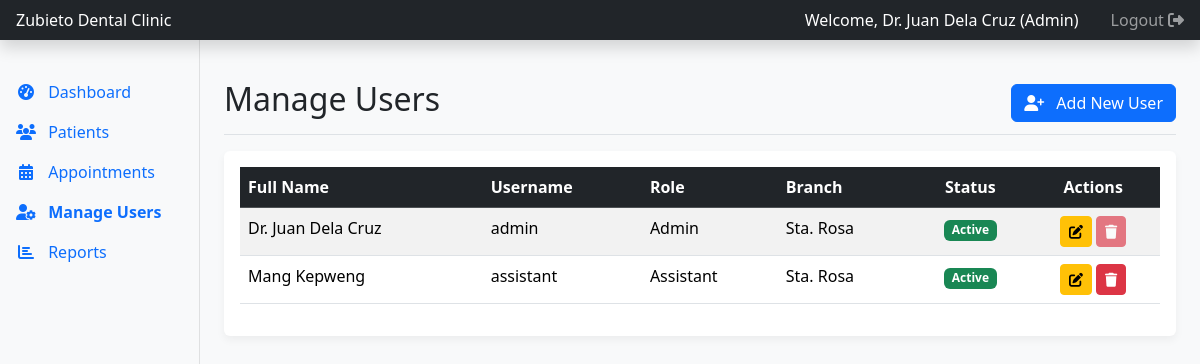
The page /admin/users.php (signed in) on the database its author committed.
### tables this page shows
CREATE TABLE `users` (
  `user_id` int(11) NOT NULL,
  `username` varchar(100) NOT NULL,
  `password` varchar(255) NOT NULL COMMENT 'Must be stored as a hash',
  `full_name` varchar(255) NOT NULL,
  `role` enum('Admin','Dentist','Assistant') NOT NULL,
  `branch` enum('Lucban','Sta. Rosa') NOT NULL,
  `is_active` tinyint(1) NOT NULL DEFAULT 1,
  `created_at` timestamp NOT NULL DEFAULT current_timestamp()
);

### admin/users.php (the view, shortened to what this page needs)
<?php
require 'includes/header.php';
require '../includes/db_connect.php';
$sql = "SELECT user_id, username, full_name, role, branch, is_active FROM users ORDER BY full_name";
$result = $conn->query($sql);
?>
<div class="d-flex justify-content-between flex-wrap flex-md-nowrap align-items-center pt-3 pb-2 mb-3 border-bottom">
    <h1 class="h2">Manage Users</h1>
    <a href="user_add.php" class="btn btn-primary"><i class="fas fa-user-plus me-2"></i> Add New User</a>
</div>
<div class="card">
    <div class="card-body">
        <table id="usersTable" class="table table-striped table-hover">
            <thead class="table-dark">
                <tr>
                    <th>Full Name</th>
                    <th>Username</th>
                    <th>Role</th>
                    <th>Branch</th>
                    <th class="text-center">Status</th>
                    <th class="text-center">Actions</th>
                </tr>
            </thead>
            <tbody>
                <?php if ($result && $result->num_rows > 0): ?>
                    <?php while($user = $result->fetch_assoc()): ?>
                        <tr>
                            <td><?php echo htmlspecialchars($user['full_name']); ?></td>
                            <td><?php echo htmlspecialchars($user['username']); ?></td>
                            <td><?php echo htmlspecialchars($user['role']); ?></td>
                            <td><?php echo htmlspecialchars($user['branch']); ?></td>
                            <td class="text-center">
                                <?php if ($user['is_active']): ?>
                                    <span class="badge bg-success">Active</span>
                                <?php else: ?>
                                    <span class="badge bg-secondary">Inactive</span>
                                <?php endif; ?>
                            </td>
                            <td class="text-center">
                                <a href="user_edit.php?id=<?php echo $user['user_id']; ?>" class="btn btn-warning btn-sm" title="Edit"><i class="fas fa-edit"></i></a>
                                <?php
                                if ($user['user_id'] == $_SESSION['user_id']): ?>
                                    <button class="btn btn-danger btn-sm" title="Cannot delete yourself" disabled><i class="fas fa-trash"></i></button>
                                <?php else: ?>
                                    <button type="button" class="btn btn-danger btn-sm deleteBtn"
                                            data-bs-toggle="modal" data-bs-target="#deleteUserModal"
                                            data-user-id="<?php echo $user['user_id']; ?>"
                                            data-user-name="<?php echo htmlspecialchars($user['full_name']); ?>"
                                            title="Delete">
                                        <i class="fas fa-trash"></i>
                                    </button>
                                <?php endif; ?>
                            </td>
                        </tr>
                    <?php endwhile; ?>
                <?php endif; ?>
            </tbody>
        </table>
    </div>
</div>
<?php
require 'includes/footer.php';
?>

### admin/includes/header.php (shortened to what this page needs)
<?php
$current_page = basename($_SERVER['PHP_SELF']);
?>
<!DOCTYPE html>
<html lang="en">
<head>
    <link href="https://cdn.jsdelivr.net/npm/bootstrap@5.3.3/dist/css/bootstrap.min.css" rel="stylesheet">
    <link rel="stylesheet" href="https://cdnjs.cloudflare.com/ajax/libs/font-awesome/6.5.1/css/all.min.css">
    <link rel="stylesheet" href="https://cdn.datatables.net/1.13.6/css/dataTables.bootstrap5.min.css">
</head>
<body>
<header class="navbar navbar-dark sticky-top bg-dark flex-md-nowrap p-0 shadow">
    <a class="navbar-brand col-md-3 col-lg-2 me-0 px-3 fs-6" href="<?php echo ($_SESSION['role'] == 'Admin') ? 'dashboard.php' : 'appointments.php'; ?>">Zubieto Dental Clinic</a>
    <div class="navbar-nav ms-auto">
        <div class="nav-item text-nowrap d-flex align-items-center">
            <span class="navbar-text text-white me-3">Welcome, <?php echo htmlspecialchars($_SESSION['full_name']); ?> (<?php echo htmlspecialchars($_SESSION['role']); ?>)</span>
            <a class="nav-link px-3" href="../logout.php">Logout <i class="fas fa-sign-out-alt"></i></a>
        </div>
    </div>
</header>
<div class="container-fluid">
    <div class="row">
        <nav id="sidebarMenu" class="col-md-3 col-lg-2 d-md-block bg-light sidebar collapse">
             <div class="sidebar-sticky pt-3">
                <ul class="nav flex-column">
                    <?php if ($_SESSION['role'] == 'Admin'): ?>
                        <li class="nav-item"><a class="nav-link <?php echo ($current_page == 'dashboard.php') ? 'active' : ''; ?>" href="dashboard.php"><i class="fas fa-tachometer-alt fa-fw me-2"></i> Dashboard</a></li>
                    <?php endif; ?>
                    <li class="nav-item"><a class="nav-link <?php echo (strpos($current_page, 'patient') !== false) ? 'active' : ''; ?>" href="patients.php"><i class="fas fa-users fa-fw me-2"></i> Patients</a></li>
                    <li class="nav-item"><a class="nav-link <?php echo ($current_page == 'appointments.php') ? 'active' : ''; ?>" href="appointments.php"><i class="fas fa-calendar-alt fa-fw me-2"></i> Appointments</a></li>
                    <?php if ($_SESSION['role'] == 'Admin'): ?>
                        <li class="nav-item"><a class="nav-link <?php echo (strpos($current_page, 'user') !== false) ? 'active' : ''; ?>" href="users.php"><i class="fas fa-user-cog fa-fw me-2"></i> Manage Users</a></li>
                        <li class="nav-item"><a class="nav-link" href="#"><i class="fas fa-chart-bar fa-fw me-2"></i> Reports</a></li>
                    <?php endif; ?>
                </ul>
            </div>
        </nav>
        <main class="col-md-9 ms-sm-auto col-lg-10 px-md-4">

### admin/includes/footer.php (shortened to what this page needs)
        </main>
    </div>
</div>
</body>
</html>

### admin/includes/header.php (style rules this page uses)
body { background-color: #f8f9fa; }
.sidebar { position: fixed; top: 0; bottom: 0; left: 0; z-index: 100; padding: 56px 0 0; box-shadow: inset -1px 0 0 rgba(0, 0, 0, .1); }
.sidebar-sticky { height: calc(100vh - 56px); padding-top: .5rem; overflow-x: hidden; overflow-y: auto; }
main { margin-top: 56px; padding-top: 1.5rem; }
.nav-link.active { font-weight: bold; color: #0d6efd !important; }
.card { border: none; box-shadow: 0 4px 8px rgba(0,0,0,0.05); }

### rows shown on the page
users: full_name "Dr. Juan Dela Cruz", username "admin", role "Admin", branch "Sta. Rosa", is_active "Active"
users: full_name "Mang Kepweng", username "assistant", role "Assistant", branch "Sta. Rosa", is_active "Active"

### other values the page prints
$_SESSION['full_name'] "Dr. Juan Dela Cruz"
$_SESSION['role'] "Admin"
